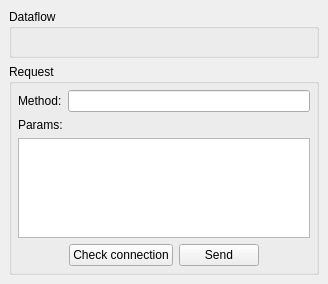
<?xml version="1.0" encoding="UTF-8"?>
<ui version="4.0">
 <class>VMTDHostProtocolHandlerForm</class>
 <widget class="QWidget" name="VMTDHostProtocolHandlerForm">
  <property name="geometry">
   <rect>
    <x>0</x>
    <y>0</y>
    <width>328</width>
    <height>284</height>
   </rect>
  </property>
  <property name="windowTitle">
   <string>Form</string>
  </property>
  <layout class="QVBoxLayout" name="verticalLayout_2">
   <property name="leftMargin">
    <number>9</number>
   </property>
   <property name="topMargin">
    <number>9</number>
   </property>
   <property name="rightMargin">
    <number>9</number>
   </property>
   <property name="bottomMargin">
    <number>9</number>
   </property>
   <item>
    <widget class="QGroupBox" name="gbProtocolHandler">
     <property name="sizePolicy">
      <sizepolicy hsizetype="Preferred" vsizetype="Preferred">
       <horstretch>1</horstretch>
       <verstretch>1</verstretch>
      </sizepolicy>
     </property>
     <property name="title">
      <string>Dataflow</string>
     </property>
     <layout class="QVBoxLayout" name="verticalLayout_3">
      <property name="spacing">
       <number>6</number>
      </property>
      <property name="leftMargin">
       <number>6</number>
      </property>
      <property name="topMargin">
       <number>6</number>
      </property>
      <property name="rightMargin">
       <number>6</number>
      </property>
      <property name="bottomMargin">
       <number>6</number>
      </property>
     </layout>
    </widget>
   </item>
   <item>
    <widget class="QGroupBox" name="gbRequest">
     <property name="title">
      <string>Request</string>
     </property>
     <layout class="QVBoxLayout" name="verticalLayout">
      <property name="leftMargin">
       <number>6</number>
      </property>
      <property name="topMargin">
       <number>6</number>
      </property>
      <property name="rightMargin">
       <number>6</number>
      </property>
      <property name="bottomMargin">
       <number>6</number>
      </property>
      <item>
       <layout class="QHBoxLayout" name="hl_1">
        <item>
         <widget class="QLabel" name="_4">
          <property name="text">
           <string>Method:</string>
          </property>
         </widget>
        </item>
        <item>
         <widget class="QLineEdit" name="leMethod"/>
        </item>
       </layout>
      </item>
      <item>
       <widget class="QLabel" name="_5">
        <property name="text">
         <string>Params:</string>
        </property>
       </widget>
      </item>
      <item>
       <widget class="QPlainTextEdit" name="pteParams">
        <property name="maximumSize">
         <size>
          <width>16777215</width>
          <height>100</height>
         </size>
        </property>
       </widget>
      </item>
      <item>
       <layout class="QHBoxLayout" name="_1">
        <item>
         <spacer name="_3">
          <property name="orientation">
           <enum>Qt::Horizontal</enum>
          </property>
          <property name="sizeHint" stdset="0">
           <size>
            <width>40</width>
            <height>20</height>
           </size>
          </property>
         </spacer>
        </item>
        <item>
         <widget class="QPushButton" name="pbCheckConnection">
          <property name="text">
           <string>Check connection</string>
          </property>
         </widget>
        </item>
        <item>
         <widget class="QPushButton" name="pbSend">
          <property name="text">
           <string>Send</string>
          </property>
         </widget>
        </item>
        <item>
         <spacer name="_2">
          <property name="orientation">
           <enum>Qt::Horizontal</enum>
          </property>
          <property name="sizeHint" stdset="0">
           <size>
            <width>40</width>
            <height>20</height>
           </size>
          </property>
         </spacer>
        </item>
       </layout>
      </item>
     </layout>
    </widget>
   </item>
  </layout>
 </widget>
 <resources/>
 <connections/>
</ui>
